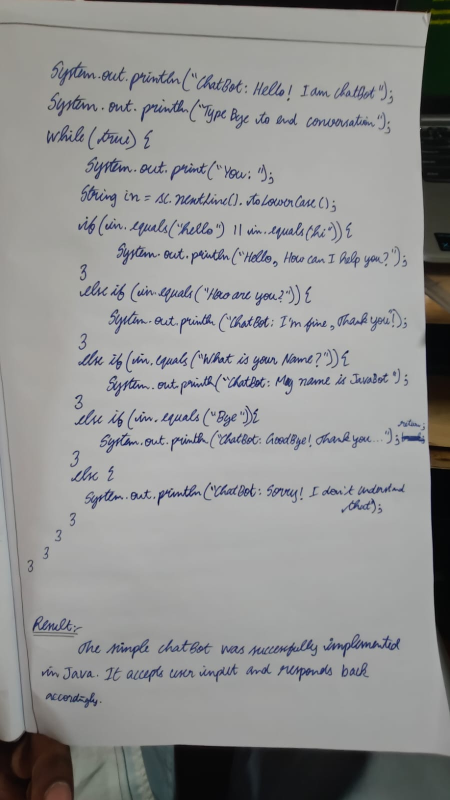
#> input picture sample.jpeg, 900 x 1600 px (shown at 1/2 size)
$ python -i image_processor.py   (imports and definitions only)
#> lines starting #> are read from the running program, lines starting #| are printed output that depends on the picture; after the words box and inside, x2 and y2 are one past the last pixel; in counts of white or black regions, pixels touching at a corner belong together
import cv2
import numpy as np
from PIL import Image


def preprocess_image_for_ocr(image_path: str) -> np.ndarray:
    """
    Preprocess image for better OCR contrast and legibility.
    Converts to grayscale and applies adaptive thresholding.
    """
#> called with image_path = '../sample.jpeg'
    img = cv2.imread(image_path, cv2.IMREAD_COLOR)
#> img is the input picture: shape (1600, 900, 3); mean B, G, R 146.4, 146.8, 146.4
    if img is None:
        raise ValueError(f"Unable to read image at path: {image_path}")

    gray = cv2.cvtColor(img, cv2.COLOR_BGR2GRAY)
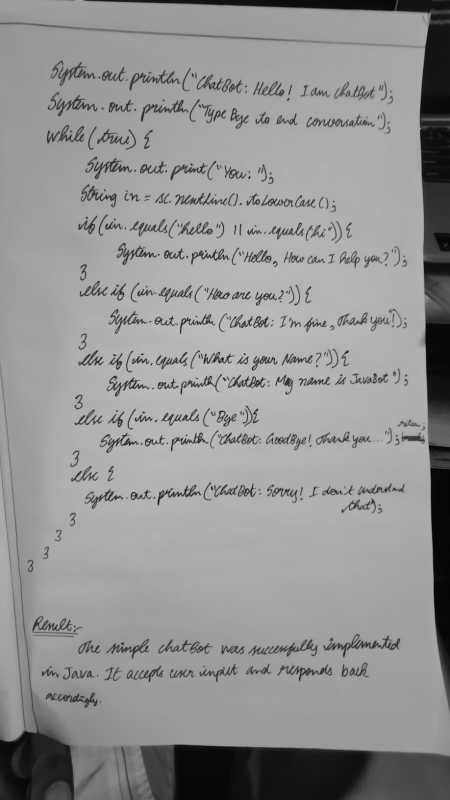
#> gray: shape (1600, 900) (shown at 1/2 size); min 0, max 208, mean 146.7
    blurred = cv2.GaussianBlur(gray, (5, 5), 0)
    thresh = cv2.adaptiveThreshold(
        blurred, 255, cv2.ADAPTIVE_THRESH_GAUSSIAN_C, cv2.THRESH_BINARY, 11, 2
    )
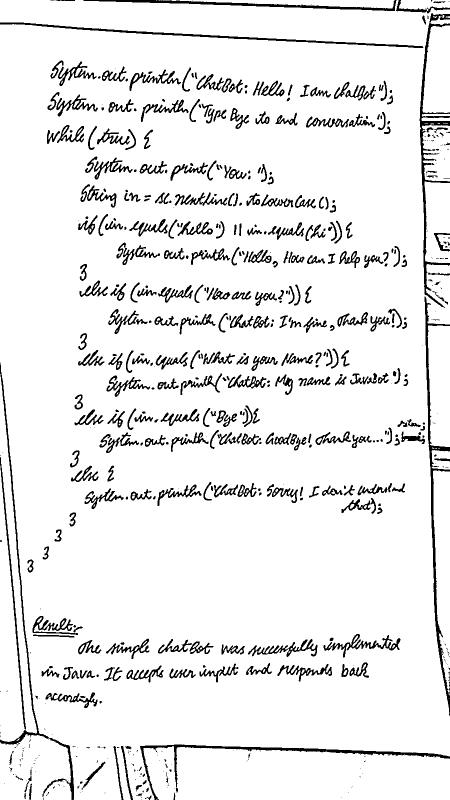
#> thresh: shape (1600, 900) (shown at 1/2 size); 92.2% white; 630 black regions (238 under 20 px), largest, box (x1, y1, x2, y2) and area: (0, 725, 148, 1600) 5514, (839, 26, 900, 616) 4913, (849, 593, 900, 1432) 4823
    return thresh


def resize_image_if_large(image: Image.Image, max_dim: int = 1920) -> Image.Image:
    """
    Resizes PIL image if max dimension exceeds max_dim to speed up OCR vision inference.
    """
    width, height = image.size
    if max(width, height) <= max_dim:
        return image

    if width > height:
        new_width = max_dim
        new_height = int(height * (max_dim / width))
    else:
        new_height = max_dim
        new_width = int(width * (max_dim / height))

    return image.resize((new_width, new_height), Image.Resampling.LANCZOS)

>>> result = preprocess_image_for_ocr('../sample.jpeg')
